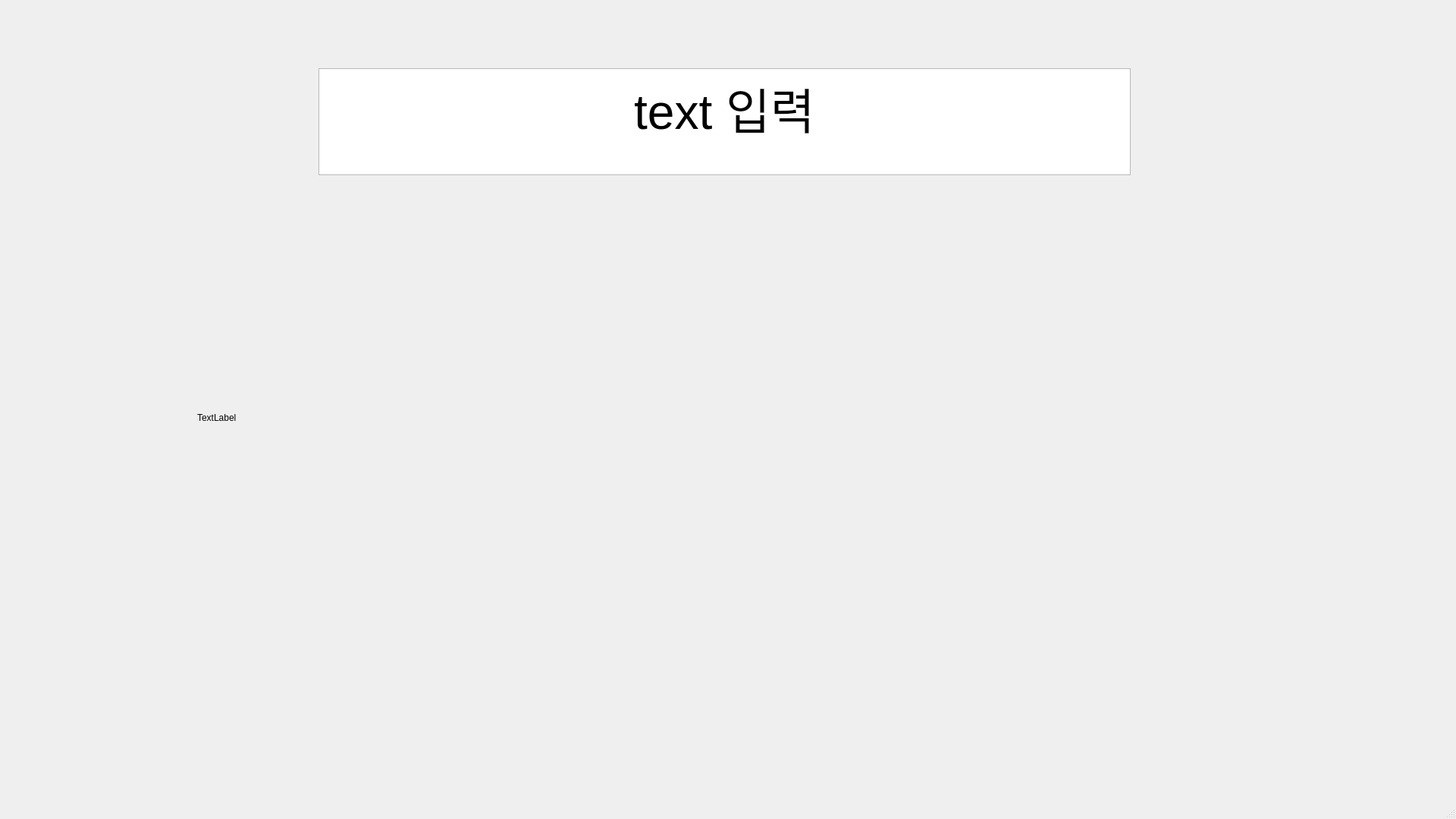
<?xml version="1.0" encoding="UTF-8"?>
<ui version="4.0">
 <class>MainWindow</class>
 <widget class="QMainWindow" name="MainWindow">
  <property name="geometry">
   <rect>
    <x>0</x>
    <y>0</y>
    <width>1920</width>
    <height>1080</height>
   </rect>
  </property>
  <property name="windowTitle">
   <string>MainWindow</string>
  </property>
  <widget class="QWidget" name="centralwidget">
   <widget class="QTextBrowser" name="alarm_text">
    <property name="geometry">
     <rect>
      <x>420</x>
      <y>90</y>
      <width>1071</width>
      <height>141</height>
     </rect>
    </property>
    <property name="html">
     <string>&lt;!DOCTYPE HTML PUBLIC &quot;-//W3C//DTD HTML 4.0//EN&quot; &quot;http://www.w3.org/TR/REC-html40/strict.dtd&quot;&gt;
&lt;html&gt;&lt;head&gt;&lt;meta name=&quot;qrichtext&quot; content=&quot;1&quot; /&gt;&lt;style type=&quot;text/css&quot;&gt;
p, li { white-space: pre-wrap; }
&lt;/style&gt;&lt;/head&gt;&lt;body style=&quot; font-family:'Ubuntu'; font-size:11pt; font-weight:400; font-style:normal;&quot;&gt;
&lt;p align=&quot;center&quot; style=&quot; margin-top:0px; margin-bottom:0px; margin-left:0px; margin-right:0px; -qt-block-indent:0; text-indent:0px;&quot;&gt;&lt;span style=&quot; font-size:48pt;&quot;&gt;text 입력&lt;/span&gt;&lt;/p&gt;&lt;/body&gt;&lt;/html&gt;</string>
    </property>
   </widget>
   <widget class="QLabel" name="alarm_pic">
    <property name="geometry">
     <rect>
      <x>260</x>
      <y>380</y>
      <width>561</width>
      <height>341</height>
     </rect>
    </property>
    <property name="text">
     <string>TextLabel</string>
    </property>
   </widget>
  </widget>
  <widget class="QMenuBar" name="menubar">
   <property name="geometry">
    <rect>
     <x>0</x>
     <y>0</y>
     <width>1920</width>
     <height>28</height>
    </rect>
   </property>
  </widget>
  <widget class="QStatusBar" name="statusbar"/>
 </widget>
 <resources/>
 <connections/>
</ui>
